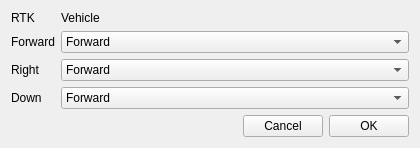
<?xml version="1.0" encoding="UTF-8"?>
<ui version="4.0">
 <class>OrientationGuide</class>
 <widget class="QWidget" name="OrientationGuide">
  <property name="geometry">
   <rect>
    <x>0</x>
    <y>0</y>
    <width>420</width>
    <height>118</height>
   </rect>
  </property>
  <property name="windowTitle">
   <string>OrientationGuide</string>
  </property>
  <layout class="QVBoxLayout" name="verticalLayout">
   <item>
    <layout class="QGridLayout" name="gridLayout" columnstretch="0,1">
     <item row="3" column="0">
      <widget class="QLabel" name="label_3">
       <property name="text">
        <string>Down</string>
       </property>
      </widget>
     </item>
     <item row="3" column="1">
      <widget class="QComboBox" name="comboBox_Down">
       <item>
        <property name="text">
         <string>Forward</string>
        </property>
       </item>
       <item>
        <property name="text">
         <string>Backward</string>
        </property>
       </item>
       <item>
        <property name="text">
         <string>Right</string>
        </property>
       </item>
       <item>
        <property name="text">
         <string>Left</string>
        </property>
       </item>
       <item>
        <property name="text">
         <string>Down</string>
        </property>
       </item>
       <item>
        <property name="text">
         <string>Up</string>
        </property>
       </item>
      </widget>
     </item>
     <item row="2" column="1">
      <widget class="QComboBox" name="comboBox_Right">
       <item>
        <property name="text">
         <string>Forward</string>
        </property>
       </item>
       <item>
        <property name="text">
         <string>Backward</string>
        </property>
       </item>
       <item>
        <property name="text">
         <string>Right</string>
        </property>
       </item>
       <item>
        <property name="text">
         <string>Left</string>
        </property>
       </item>
       <item>
        <property name="text">
         <string>Down</string>
        </property>
       </item>
       <item>
        <property name="text">
         <string>Up</string>
        </property>
       </item>
      </widget>
     </item>
     <item row="1" column="0">
      <widget class="QLabel" name="label">
       <property name="text">
        <string>Forward</string>
       </property>
      </widget>
     </item>
     <item row="2" column="0">
      <widget class="QLabel" name="label_2">
       <property name="text">
        <string>Right</string>
       </property>
      </widget>
     </item>
     <item row="0" column="1">
      <widget class="QLabel" name="label_5">
       <property name="text">
        <string>Vehicle</string>
       </property>
      </widget>
     </item>
     <item row="1" column="1">
      <widget class="QComboBox" name="comboBox_Forward">
       <item>
        <property name="text">
         <string>Forward</string>
        </property>
       </item>
       <item>
        <property name="text">
         <string>Backward</string>
        </property>
       </item>
       <item>
        <property name="text">
         <string>Right</string>
        </property>
       </item>
       <item>
        <property name="text">
         <string>Left</string>
        </property>
       </item>
       <item>
        <property name="text">
         <string>Down</string>
        </property>
       </item>
       <item>
        <property name="text">
         <string>Up</string>
        </property>
       </item>
      </widget>
     </item>
     <item row="0" column="0">
      <widget class="QLabel" name="label_4">
       <property name="text">
        <string>RTK</string>
       </property>
      </widget>
     </item>
    </layout>
   </item>
   <item>
    <layout class="QHBoxLayout" name="horizontalLayout">
     <item>
      <spacer name="horizontalSpacer">
       <property name="orientation">
        <enum>Qt::Horizontal</enum>
       </property>
       <property name="sizeHint" stdset="0">
        <size>
         <width>40</width>
         <height>20</height>
        </size>
       </property>
      </spacer>
     </item>
     <item>
      <widget class="QPushButton" name="pushButton_Cancel">
       <property name="text">
        <string>Cancel</string>
       </property>
      </widget>
     </item>
     <item>
      <widget class="QPushButton" name="pushButton_OK">
       <property name="text">
        <string>OK</string>
       </property>
      </widget>
     </item>
    </layout>
   </item>
  </layout>
 </widget>
 <layoutdefault spacing="6" margin="11"/>
 <resources/>
 <connections/>
</ui>
